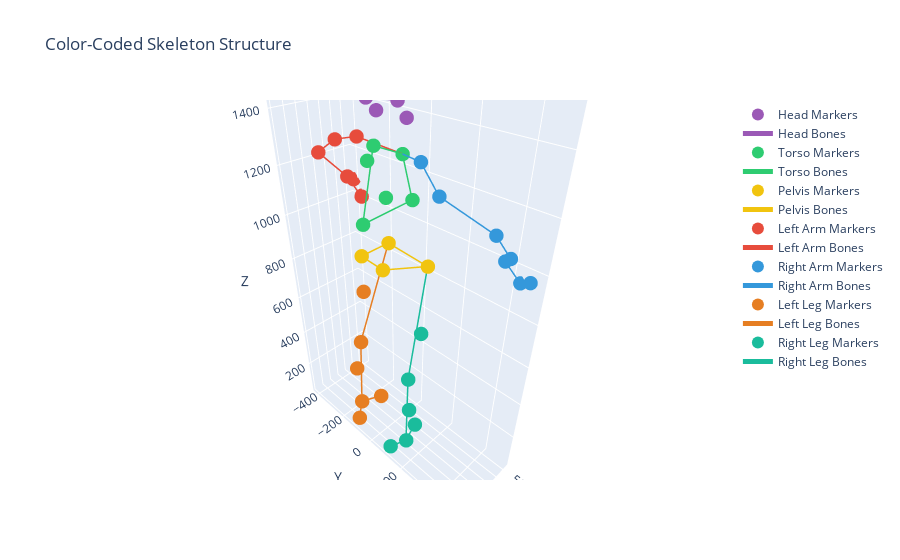

The code cell stored with this chart in its notebook:
### Code cell
import ezc3d
import numpy as np
import plotly.graph_objects as go

# 1. Load Data
c = ezc3d.c3d('CVIP\\Project\\data\\C3D\\Calibration.c3d')
point_data = c['data']['points']
labels = c['parameters']['POINT']['LABELS']['value']

# Helper to find marker index
def get_pos(name, frame):
    try:
        idx = labels.index(name)
        return point_data[0:3, idx, frame] 
    except ValueError:
        return None

# 2. Define Groups (Colors and Markers)
body_config = {
    'Head': {
        'color': '#9b59b6', # Purple
        'markers': ['LFHD', 'RFHD', 'LBHD', 'RBHD', 'LMAS', 'RMAS', 'GLAB'],
        'bones': [('LFHD', 'RFHD'), ('RFHD', 'RBHD'), ('RBHD', 'LBHD'), ('LBHD', 'LFHD')]
    },
    'Torso': {
        'color': '#2ecc71', # Green
        'markers': ['C7', 'T2', 'T10', 'CLAV', 'STRN', 'RBAK'],
        'bones': [('C7', 'T10'), ('C7', 'CLAV'), ('CLAV', 'STRN'), ('STRN', 'T10')]
    },
    'Pelvis': {
        'color': '#f1c40f', # Yellow
        'markers': ['LASI', 'RASI', 'LPSI', 'RPSI'],
        'bones': [('LASI', 'RASI'), ('LASI', 'LPSI'), ('RASI', 'RPSI'), ('LPSI', 'RPSI')]
    },
    'Left Arm': {
        'color': '#e74c3c', # Red
        'markers': ['LSHO', 'LUPA', 'LELB', 'LFRM', 'LWRA', 'LWRB', 'LFIN'],
        'bones': [('CLAV', 'LSHO'), ('LSHO', 'LUPA'), ('LUPA', 'LELB'), 
                  ('LELB', 'LFRM'), ('LFRM', 'LWRA'), ('LWRA', 'LFIN')]
    },
    'Right Arm': {
        'color': '#3498db', # Blue
        'markers': ['RSHO', 'RUPA', 'RELB', 'RFRM', 'RWRA', 'RWRB', 'RFIN'],
        'bones': [('CLAV', 'RSHO'), ('RSHO', 'RUPA'), ('RUPA', 'RELB'), 
                  ('RELB', 'RFRM'), ('RFRM', 'RWRA'), ('RWRA', 'RFIN')]
    },
    'Left Leg': {
        'color': '#e67e22', # Orange
        'markers': ['LTHI', 'LKNE', 'LTIB', 'LANK', 'LTOE', 'LHEE'],
        'bones': [('LASI', 'LKNE'), ('LKNE', 'LANK'), ('LANK', 'LTOE'), ('LANK', 'LHEE')]
    },
    'Right Leg': {
        'color': '#1abc9c', # Teal
        'markers': ['RTHI', 'RKNE', 'RTIB', 'RANK', 'RTOE', 'RHEE'],
        'bones': [('RASI', 'RKNE'), ('RKNE', 'RANK'), ('RANK', 'RTOE'), ('RANK', 'RHEE')]
    }
}

# 3. Create the Figure
fig = go.Figure()
frame = 0 

# Keep track of which markers we have plotted to handle "Others" later
plotted_markers = set()

# Iterate through each body part to create separate traces
for part_name, config in body_config.items():
    color = config['color']
    
    # --- A. Prepare Markers for this part ---
    x_nodes, y_nodes, z_nodes, names = [], [], [], []
    for m_name in config['markers']:
        pos = get_pos(m_name, frame)
        if pos is not None and not np.isnan(pos).any() and not np.all(pos == 0):
            x_nodes.append(pos[0])
            y_nodes.append(pos[1])
            z_nodes.append(pos[2])
            names.append(m_name)
            plotted_markers.add(m_name)

    # Add Marker Trace
    fig.add_trace(go.Scatter3d(
        x=x_nodes, y=y_nodes, z=z_nodes,
        mode='markers',
        marker=dict(size=5, color=color),
        text=names,
        hovertemplate='<b>%{text}</b> (' + part_name + ')',
        name=f'{part_name} Markers'
    ))

    # --- B. Prepare Bones for this part ---
    x_lines, y_lines, z_lines = [], [], []
    for m1, m2 in config['bones']:
        p1 = get_pos(m1, frame)
        p2 = get_pos(m2, frame)
        if p1 is not None and p2 is not None and not np.isnan(p1).any():
            x_lines.extend([p1[0], p2[0], None])
            y_lines.extend([p1[1], p2[1], None])
            z_lines.extend([p1[2], p2[2], None])

    # Add Bone Trace
    fig.add_trace(go.Scatter3d(
        x=x_lines, y=y_lines, z=z_lines,
        mode='lines',
        line=dict(color=color, width=3),
        name=f'{part_name} Bones',
        hoverinfo='skip'
    ))

# 4. Handle "Other" Markers (undefined in groups)
x_misc, y_misc, z_misc, misc_names = [], [], [], []
for i, label in enumerate(labels):
    if label not in plotted_markers:
        pos = point_data[0:3, i, frame]
        if not np.all(pos == 0) and not np.isnan(pos).any():
            x_misc.append(pos[0])
            y_misc.append(pos[1])
            z_misc.append(pos[2])
            misc_names.append(label)

# if x_misc:
#     fig.add_trace(go.Scatter3d(
#         x=x_misc, y=y_misc, z=z_misc,
#         mode='markers',
#         marker=dict(size=3, color='grey', opacity=0.5),
#         text=misc_names,
#         hovertemplate='<b>%{text}</b> (Other)',
#         name='Other Markers'
#     ))

# 5. Final Layout
fig.update_layout(
    scene=dict(
        xaxis_title='X', yaxis_title='Y', zaxis_title='Z',
        aspectmode='data'
    ),
    title="Color-Coded Skeleton Structure",
    legend=dict(itemsizing='constant')
)

fig.show()

### Figure 1 — Plotly figure (JSON) as saved in the notebook; plotly's stock layout.template omitted (floating-point values rounded to 4 significant figures)
{"data": [{"hovertemplate": "<b>%{text}</b> (Head)", "marker": {"color": "#9b59b6", "size": 5}, "mode": "markers", "name": "Head Markers", "text": ["LFHD", "RFHD", "LBHD", "RBHD", "LMAS", "RMAS", "GLAB"], "type": "scatter3d", "x": [144.5, 138.7, 272.4, 266.2, 229.7, 230.8, 102.5], "y": [-42.25, 101.0, -29.65, 95.58, -34.37, 96.04, 21.59], "z": [1524.0, 1531.0, 1485.0, 1496.0, 1442.0, 1444.0, 1534.0]}, {"hoverinfo": "skip", "line": {"color": "#9b59b6", "width": 3}, "mode": "lines", "name": "Head Bones", "type": "scatter3d", "x": [144.5, 138.7, null, 138.7, 266.2, null, 266.2, 272.4, null, 272.4, 144.5, null], "y": [-42.25, 101.0, null, 101.0, 95.58, null, 95.58, -29.65, null, -29.65, -42.25, null], "z": [1524.0, 1531.0, null, 1531.0, 1496.0, null, 1496.0, 1485.0, null, 1485.0, 1524.0, null]}, {"hovertemplate": "<b>%{text}</b> (Torso)", "marker": {"color": "#2ecc71", "size": 5}, "mode": "markers", "name": "Torso Markers", "text": ["C7", "T2", "T10", "CLAV", "STRN", "RBAK"], "type": "scatter3d", "x": [304.3, 330.3, 349.0, 176.1, 122.3, 350.3], "y": [32.45, 31.51, 19.26, 25.11, 19.44, 130.9], "z": [1367.0, 1328.0, 1121.0, 1310.0, 1134.0, 1249.0]}, {"hoverinfo": "skip", "line": {"color": "#2ecc71", "width": 3}, "mode": "lines", "name": "Torso Bones", "type": "scatter3d", "x": [304.3, 349.0, null, 304.3, 176.1, null, 176.1, 122.3, null, 122.3, 349.0, null], "y": [32.45, 19.26, null, 32.45, 25.11, null, 25.11, 19.44, null, 19.44, 19.26, null], "z": [1367.0, 1121.0, null, 1367.0, 1310.0, null, 1310.0, 1134.0, null, 1134.0, 1121.0, null]}, {"hovertemplate": "<b>%{text}</b> (Pelvis)", "marker": {"color": "#f1c40f", "size": 5}, "mode": "markers", "name": "Pelvis Markers", "text": ["LASI", "RASI", "LPSI", "RPSI"], "type": "scatter3d", "x": [137.2, 149.5, 313.2, 319.5], "y": [-90.31, 125.6, -41.42, 74.49], "z": [925.9, 921.4, 963.0, 960.4]}, {"hoverinfo": "skip", "line": {"color": "#f1c40f", "width": 3}, "mode": "lines", "name": "Pelvis Bones", "type": "scatter3d", "x": [137.2, 149.5, null, 137.2, 313.2, null, 149.5, 319.5, null, 313.2, 319.5, null], "y": [-90.31, 125.6, null, -90.31, -41.42, null, 125.6, 74.49, null, -41.42, 74.49, null], "z": [925.9, 921.4, null, 925.9, 963.0, null, 921.4, 960.4, null, 963.0, 960.4, null]}, {"hovertemplate": "<b>%{text}</b> (Left Arm)", "marker": {"color": "#e74c3c", "size": 5}, "mode": "markers", "name": "Left Arm Markers", "text": ["LSHO", "LUPA", "LELB", "LFRM", "LWRA", "LWRB", "LFIN"], "type": "scatter3d", "x": [256.5, 268.5, 218.7, 106.9, 74.66, 32.52, 26.93], "y": [-101.1, -200.5, -376.0, -356.2, -312.5, -410.9, -368.8], "z": [1355.0, 1327.0, 1230.0, 1111.0, 1029.0, 1064.0, 1001.0]}, {"hoverinfo": "skip", "line": {"color": "#e74c3c", "width": 3}, "mode": "lines", "name": "Left Arm Bones", "type": "scatter3d", "x": [176.1, 256.5, null, 256.5, 268.5, null, 268.5, 218.7, null, 218.7, 106.9, null, 106.9, 74.66, null, 74.66, 26.93, null], "y": [25.11, -101.1, null, -101.1, -200.5, null, -200.5, -376.0, null, -376.0, -356.2, null, -356.2, -312.5, null, -312.5, -368.8, null], "z": [1310.0, 1355.0, null, 1355.0, 1327.0, null, 1327.0, 1230.0, null, 1230.0, 1111.0, null, 1111.0, 1029.0, null, 1029.0, 1001.0, null]}, {"hovertemplate": "<b>%{text}</b> (Right Arm)", "marker": {"color": "#3498db", "size": 5}, "mode": "markers", "name": "Right Arm Markers", "text": ["RSHO", "RUPA", "RELB", "RFRM", "RWRA", "RWRB", "RFIN"], "type": "scatter3d", "x": [246.1, 279.3, 215.5, 99.77, 58.29, 74.12, 29.85], "y": [169.2, 272.2, 430.4, 420.4, 378.3, 487.0, 429.5], "z": [1338.0, 1274.0, 1188.0, 1059.0, 1013.0, 988.5, 938.5]}, {"hoverinfo": "skip", "line": {"color": "#3498db", "width": 3}, "mode": "lines", "name": "Right Arm Bones", "type": "scatter3d", "x": [176.1, 246.1, null, 246.1, 279.3, null, 279.3, 215.5, null, 215.5, 99.77, null, 99.77, 58.29, null, 58.29, 29.85, null], "y": [25.11, 169.2, null, 169.2, 272.2, null, 272.2, 430.4, null, 430.4, 420.4, null, 420.4, 378.3, null, 378.3, 429.5, null], "z": [1310.0, 1338.0, null, 1338.0, 1274.0, null, 1274.0, 1188.0, null, 1188.0, 1059.0, null, 1059.0, 1013.0, null, 1013.0, 938.5, null]}, {"hovertemplate": "<b>%{text}</b> (Left Leg)", "marker": {"color": "#e67e22", "size": 5}, "mode": "markers", "name": "Left Leg Markers", "text": ["LTHI", "LKNE", "LTIB", "LANK", "LTOE", "LHEE"], "type": "scatter3d", "x": [221.4, 269.8, 286.6, 281.6, 187.6, 332.4], "y": [-155.9, -134.2, -154.1, -142.1, -110.8, -103.6], "z": [705.7, 475.6, 315.9, 102.6, 90.43, 60.33]}, {"hoverinfo": "skip", "line": {"color": "#e67e22", "width": 3}, "mode": "lines", "name": "Left Leg Bones", "type": "scatter3d", "x": [137.2, 269.8, null, 269.8, 281.6, null, 281.6, 187.6, null, 281.6, 332.4, null], "y": [-90.31, -134.2, null, -134.2, -142.1, null, -142.1, -110.8, null, -142.1, -103.6, null], "z": [925.9, 475.6, null, 475.6, 102.6, null, 102.6, 90.43, null, 102.6, 60.33, null]}, {"hovertemplate": "<b>%{text}</b> (Right Leg)", "marker": {"color": "#1abc9c", "size": 5}, "mode": "markers", "name": "Right Leg Markers", "text": ["RTHI", "RKNE", "RTIB", "RANK", "RTOE", "RHEE"], "type": "scatter3d", "x": [247.4, 283.0, 292.5, 285.6, 193.7, 335.9], "y": [191.2, 162.8, 178.3, 156.7, 121.5, 109.6], "z": [706.1, 476.1, 318.1, 94.35, 87.66, 55.5]}, {"hoverinfo": "skip", "line": {"color": "#1abc9c", "width": 3}, "mode": "lines", "name": "Right Leg Bones", "type": "scatter3d", "x": [149.5, 283.0, null, 283.0, 285.6, null, 285.6, 193.7, null, 285.6, 335.9, null], "y": [125.6, 162.8, null, 162.8, 156.7, null, 156.7, 121.5, null, 156.7, 109.6, null], "z": [921.4, 476.1, null, 476.1, 94.35, null, 94.35, 87.66, null, 94.35, 55.5, null]}], "layout": {"legend": {"itemsizing": "constant"}, "scene": {"aspectmode": "data", "xaxis": {"title": {"text": "X"}}, "yaxis": {"title": {"text": "Y"}}, "zaxis": {"title": {"text": "Z"}}}, "title": {"text": "Color-Coded Skeleton Structure"}}}
